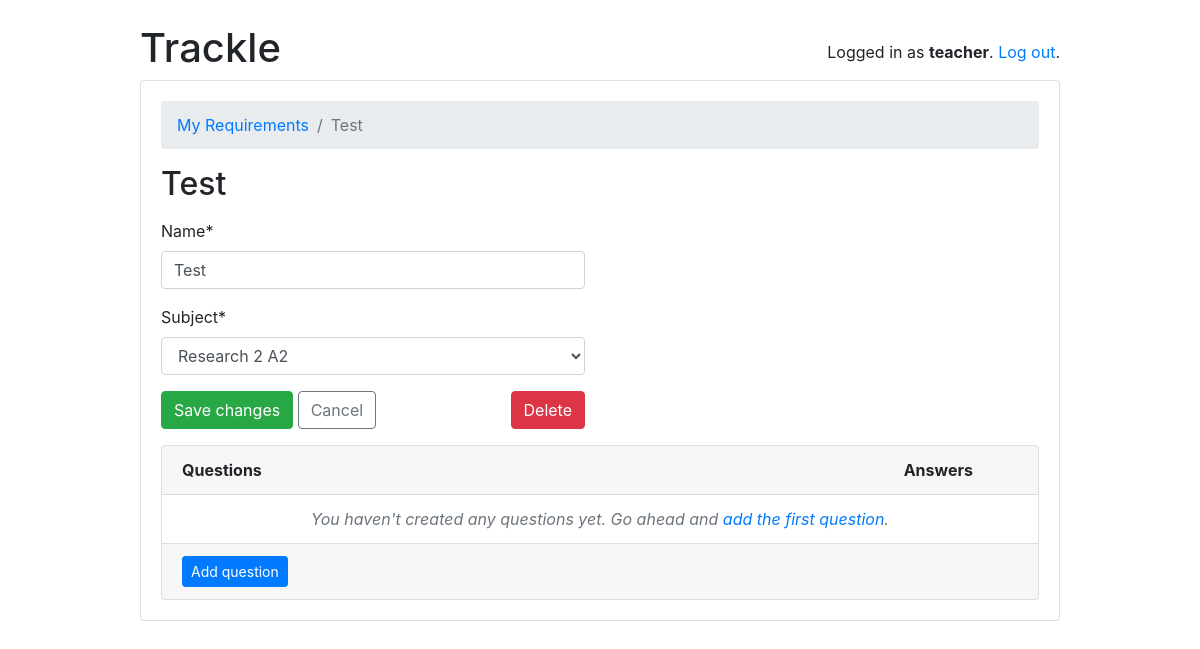
The page /teachers/requirement/1/ (signed in) on the database its author committed.
### reqs/models.py (models this page shows, shortened)
class User(AbstractUser):
    is_student = models.BooleanField(default=False)
    is_teacher = models.BooleanField(default=False)

class Requirement(models.Model):
    owner = models.ForeignKey(User, on_delete=models.CASCADE, related_name='requirements')
    name = models.CharField(max_length=255)
    subject = models.ForeignKey(Subject, on_delete=models.CASCADE, related_name='requirements')
    duedate = models.DateField()

class Subject(models.Model):
    teacher = models.ForeignKey(User, on_delete=models.CASCADE, related_name='subjects')
    name = models.CharField(max_length=30)
    color = models.CharField(max_length=7, default='#007bff')
    def __str__(self):
        return self.name

### reqs/views/teachers.py (the view, shortened to what this page needs)
# urls.py: path('requirement/<int:pk>/', teachers.RequirementUpdateView.as_view(), name='requirement_change'),
@method_decorator([login_required, teacher_required], name='dispatch')
class RequirementUpdateView(UpdateView):
    model = Requirement
    fields = ('name', 'subject', )
    context_object_name = 'requirement'
    template_name = 'reqs/teachers/requirement_change_form.html'
    def get_context_data(self, **kwargs):
        kwargs['questions'] = self.get_object().questions.annotate(answers_count=Count('answers'))
        return super().get_context_data(**kwargs)
    def get_queryset(self):
        return self.request.user.requirements.all()

### reqs/templates/reqs/teachers/requirement_change_form.html (shortened to what this page needs)
{% extends 'base.html' %}
{% load crispy_forms_tags %}
{% block content %}
  <nav aria-label="breadcrumb">
    <ol class="breadcrumb">
      <li class="breadcrumb-item"><a href="{% url 'teachers:req_change_list' %}">My Requirements</a></li>
      <li class="breadcrumb-item active" aria-current="page">{{ requirement.name }}</li>
    </ol>
  </nav>
  <h2 class="mb-3">
    {{ requirement.name }}
  </h2>
  <div class="row mb-3">
    <div class="col-md-6 col-sm-8 col-12">
      <form method="post" novalidate>
        {{ form|crispy }}
        <button type="submit" class="btn btn-success">Save changes</button>
        <a href="{% url 'teachers:req_change_list' %}" class="btn btn-outline-secondary" role="button">Cancel</a>
        <a href="{% url 'teachers:requirement_delete' requirement.pk %}" class="btn btn-danger float-right">Delete</a>
      </form>
    </div>
  </div>
  <div class="card">
    <div class="card-header">
      <div class="row">
        <div class="col-10">
          <strong>Questions</strong>
        </div>
        <div class="col-2">
          <strong>Answers</strong>
        </div>
      </div>
    </div>
    <div class="list-group list-group-flush list-group-formset">
      {% for question in questions %}
        <div class="list-group-item">
          <div class="row">
            <div class="col-10">
              <a href="{% url 'teachers:question_change' requirement.pk question.pk %}">{{ question.text }}</a>
            </div>
            <div class="col-2">
              {{ question.answers_count }}
            </div>
          </div>
        </div>
      {% empty %}
        <div class="list-group-item text-center">
          <p class="text-muted font-italic mb-0">You haven't created any questions yet. Go ahead and <a href="{% url 'teachers:question_add' requirement.pk %}">add the first question</a>.</p>
        </div>
      {% endfor %}
    </div>
    <div class="card-footer">
      <a href="{% url 'teachers:question_add' requirement.pk %}" class="btn btn-primary btn-sm">Add question</a>
    </div>
  </div>
{% endblock %}

### templates/base.html (shortened to what this page needs)
{% load static %}
<!doctype html>
<html lang="en">
  <head>
    <link rel="stylesheet" href="https://stackpath.bootstrapcdn.com/bootstrap/4.3.1/css/bootstrap.min.css">
    <link rel="stylesheet" href="https://use.fontawesome.com/releases/v5.7.2/css/all.css">
    <link rel="stylesheet" type="text/css" href="{% static 'css/app.css' %}">
  </head>
  <body>
    <div class="container my-4">
      <div class="row justify-content-center">
        <div class="col-md-10 col-sm-12">
          <div class="row">
            <div class="col-6">
              <h1 class="logo">
                <a href="{% url 'home' %}">
                  Trackle
                </a>
              </h1>
            </div>
            <div class="col-6 text-right">
              {% if user.is_authenticated %}
                <p class="pt-3">Logged in as <strong>{{ user.username }}</strong>. <a href="{% url 'logout' %}">Log out</a>.</p>
              {% else %}
                <a href="{% url 'login' %}" class="btn btn-light" role="button">Log in</a>
                <a href="{% url 'signup' %}" class="btn btn-primary" role="button">Sign up</a>
              {% endif %}
            </div>
          </div>
          <div class="card mb-3">
            <div class="card-body">
              {% block content %}
              {% endblock %}
            </div>
          </div>
        </div>
      </div>
    </div>
  </body>
</html>

### static/css/app.css (style rules this page uses)
.logo a { color: #212529; text-decoration: none; }

### rows shown on the page
User: username "teacher"
Requirement: name "Test", subject "Research 2 A2"
